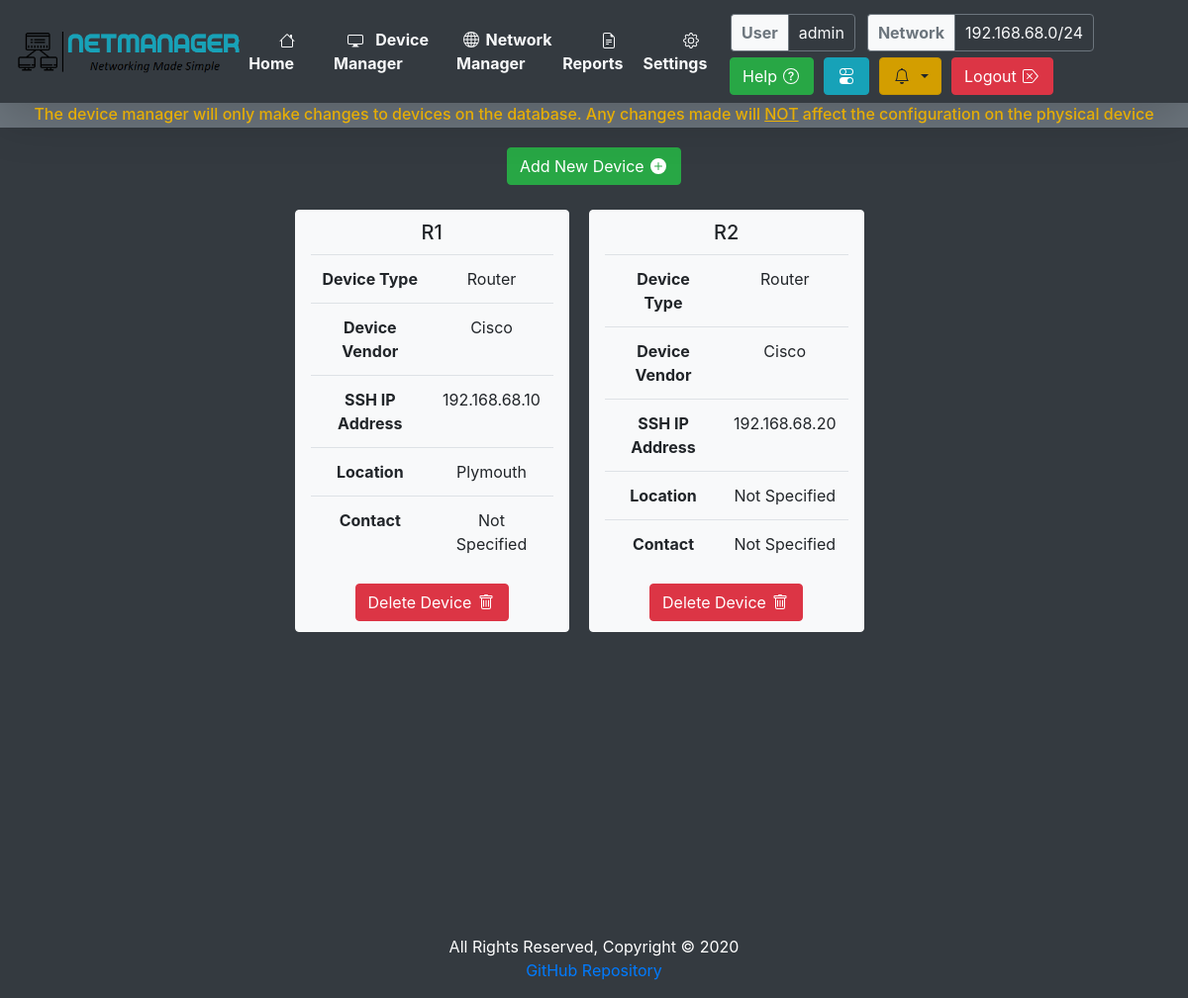
The app's page /device-manager/ (signed in), older data.
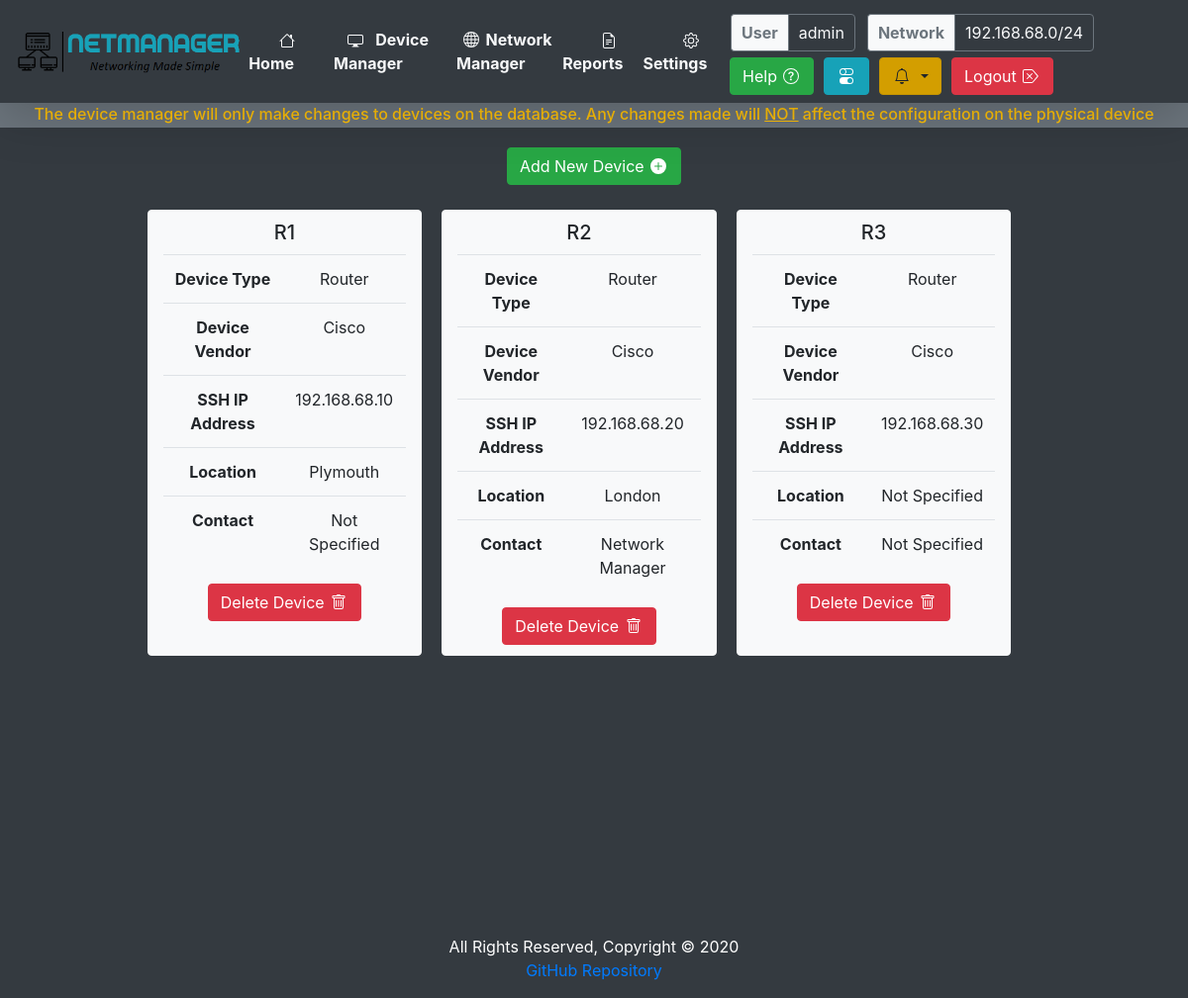
The same page, newer data.
### device/models.py (models this page shows, shortened)
class Device(models.Model):
    device = models.CharField(primary_key=True, max_length=250, null=False)
    deviceType = models.CharField(max_length=250, null=False)
    host = models.CharField(max_length=250, null=False)
    vendor = models.CharField(max_length=250, null=False)
    location = models.CharField(max_length=250, default='Not Specified')
    contact = models.CharField(max_length=250, default='Not Specified')
    status = models.BooleanField(default=False, editable=False)

### devicemanager/views.py (the view)
# urls.py: path('', views.device_manager, name='device_manager'),
@login_required
def device_manager(PageRequest):
    all_devices = Device.objects.all()
    args = {'all_devices': all_devices, 'range': range(5)}
    return render(PageRequest, 'manager.html', args)

### templates/manager.html (shortened to what this page needs)
{% include "header.html" %}
<body class="bg-dark text-center">
{% load static %}
{% include "navbar.html" %}
<div class="info-bar bg-secondary">
    <h6 class="text-warning">The device manager will only make changes to devices on the database. Any changes made will
        <u>NOT</u> affect the configuration on the physical device</h6>
</div>
<main class="main container-fluid bg-dark">
    <div class="container-fluid main-div">
        <button type="button" class="btn btn-success btn-add"
                title="Add Device" data-toggle="modal"
                data-target="#AddModal">Add New Device
            <svg xmlns="http://www.w3.org/2000/svg" width="16" height="16" fill="currentColor"
                 class="bi bi-plus-circle-fill btn-icon" viewBox="0 0 16 16">
                <path d="M16 8A8 8 0 1 1 0 8a8 8 0 0 1 16 0zM8.5 4.5a.5.5 0 0 0-1 0v3h-3a.5.5 0 0 0 0 1h3v3a.5.5 0 0 0 1 0v-3h3a.5.5 0 0 0 0-1h-3v-3z"></path>
            </svg>
        </button>
        <div class="row bg-dark device-row text-center col-sm-12 justify-content-center">
            {% for device in all_devices %}
                <div class="bg-light border border-light rounded device col-sm-3">
                    <h3 class="title text-center">{{ device.device }}</h3>
                    <table class="table">
                        <tbody>
                        <tr>
                            <td><b>Device Type</b></td>
                            <td>{{ device.deviceType }}</td>
                        </tr>
                        <tr>
                            <td><b>Device Vendor</b></td>
                            <td>{{ device.vendor }}</td>
                        </tr>
                        <tr>
                            <td><b>SSH IP Address</b></td>
                            <td>{{ device.host }}</td>
                        </tr>
                        <tr>
                            <td><b>Location</b></td>
                            <td>{{ device.location }}</td>
                        </tr>
                        <tr>
                            <td><b>Contact</b></td>
                            <td>{{ device.contact }}</td>
                        </tr>
                        </tbody>
                    </table>
                    <button type="button" class="btn btn-danger btn-delete"
                            title="Delete Device" data-toggle="modal"
                            data-target="#DeleteModal" id={{ device.device }} onclick="getID(this.id)">Delete Device
                    </button>
                </div>
            {% endfor %}
        </div>
    </div>
</main>
{% include "footer.html" %}
</body>
</html>

### templates/header.html (shortened to what this page needs)
<!DOCTYPE html>
<html lang="en">
<head>
</head>
<body>
{% load static %}
<link rel="stylesheet" type="text/css" href="{% static 'css/style.css' %}">
<link rel="stylesheet" href="https://cdn.jsdelivr.net/npm/bootstrap@4.5.3/dist/css/bootstrap.min.css"
>
</body>

### templates/navbar.html (shortened to what this page needs)
{% load static %}
<nav class="navbar navbar-expand-lg navbar-light bg-dark navbar border-dark shadow-lg">
    <img src="{% static 'images/logo-dark.png' %}" alt="NetManager" style="width:230px;height:50px;">
    <div class="collapse navbar-collapse" id="navbarSupportedContent">
        <ul class="navbar-nav mr-auto">
            <li class="nav-item active">
                <a class="p-2 text-light nav-icon" href="{% url 'index' %}">
                    <b>Home</b><span class="sr-only">(current)</span></a>
            </li>
            <li class="nav-item">
                <a class="p-2 text-light nav-icon" href="{% url 'device_manager' %}">
                    <b>Device Manager</b></a>
            </li>
            <li class="nav-item">
                <a class="p-2 text-light nav-icon" href="#">
                    <b>Network Manager</b></a>
            </li>
            <li class="nav-item">
                <a class="p-2 text-light nav-icon" href="#">
                    <b>Reports</b></a>
            </li>
            <li class="nav-item">
                <a class="p-2 text-light nav-icon" href="#">
                    <b>Settings</b></a>
            </li>
        </ul>
        <form class="form-inline my-2 my-lg-0">
            <div class="form-inline nav-info">
                <div class="info bg-light text-secondary border border-secondary border-right-0 rounded-left">
                    <b>User</b>
                </div>
                <div class="info text-light border border-secondary rounded-right">
                    {% if user.is_authenticated %}
                        {{ user.get_username }}
                    {% endif %}
                </div>
            </div>
            <div class="form-inline nav-info">
                <div class="info bg-light text-secondary border border-secondary border-right-0 rounded-left">
                    <b>Network</b>
                </div>
                <div class="info text-light border border-secondary rounded-right">
                    192.168.68.0/24
                </div>
            </div>
            <a class="btn btn-success my-2 my-sm-0 nav-btn" href="{% url 'help' %}" type="submit"
               title="Help">Help
            </a>
            <button class="btn btn-info my-2 my-sm-0 nav-btn" type="submit"
                    title="Light/Dark Mode">
            </button>
            <div class="dropdown show drop">
                <a class="btn btn-warning dropdown-toggle nav-btn" href="#" role="button" id="dropdownMenuLink"
                   data-toggle="dropdown" aria-haspopup="true" aria-expanded="false" title="Notifications">
                </a>
            </div>
            <button class="btn btn-danger my-2 my-sm-0 nav-btn" type="button" data-toggle="modal" data-target="#logout"
                    title="Logout">
                Logout
            </button>
        </form>
    </div>
</nav>

### templates/footer.html (shortened to what this page needs)
<footer class="footer ">
    {% load static %}
    <div class="footer text-center py-3  bg-dark text-white">All Rights Reserved, Copyright © 2020<br>
        <a href="https://github.com/jwhite96/COMP3000" target="_blank"> GitHub Repository</a>
    </div>
</footer>

### static/css/style.css (style rules this page uses)
.main-div { min-height: 800px; border-style: hidden; border-width: 5px; }
.nav-info { padding: 6px; cursor: pointer; }
.info { padding: 6px 10px; }
.nav-btn { margin-left: 5px; margin-right: 5px; }
.nav-icon { margin-left: 8px; margin-right: 8px; margin-bottom: 2px; }
.btn-icon { margin-left: 2px; margin-right: 2px; margin-bottom: 3px; }
.title { font-size: 20px; margin-top: 10px; margin-bottom: 10px; }
.device-row { min-width: 250px; padding-top: 10px; }
.device { margin: 10px; width: 425px; }
.btn-delete { margin-bottom: 10px; }
.btn-add { margin-top: 20px; margin-bottom: 5px; }
.info-bar { height: 25px; width: 100%; padding: 2px; }

Row changes from the older to the newer data that the page shows:
changed Device "R2": location "Not Specified" → "London"; contact "Not Specified" → "Network Manager"
added Device: device "R3", deviceType "Router", vendor "Cisco", host "192.168.68.30", location "Not Specified", contact "Not Specified"
